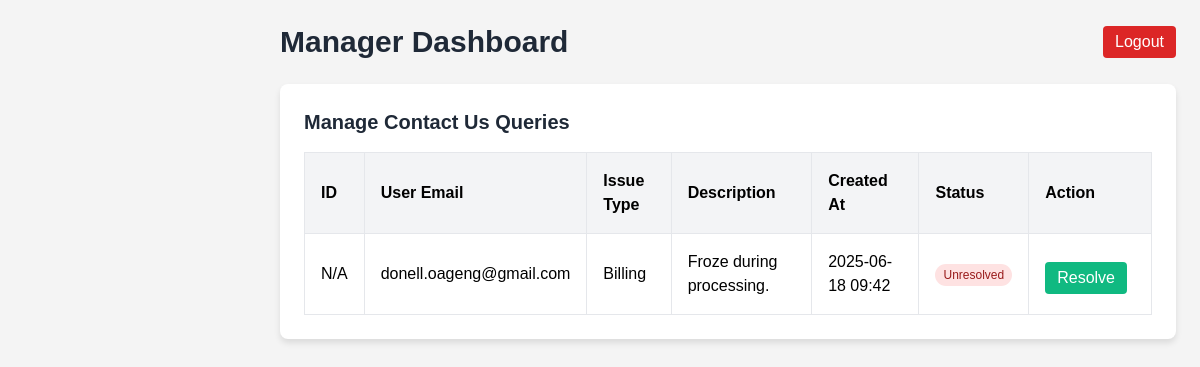
Page /manager_dashboard.php on the committed database.
### tables this page shows
CREATE TABLE IF NOT EXISTS `help_desk` (
  `query_id` int(11) NOT NULL AUTO_INCREMENT,
  `user_email` varchar(255) NOT NULL,
  `issue_type` varchar(100) NOT NULL,
  `description` text NOT NULL,
  `created_at` timestamp NOT NULL DEFAULT current_timestamp(),
  `resolution_notes` text DEFAULT NULL,
  `is_resolved` tinyint(1) DEFAULT 0,
  `resolved_at` timestamp NULL DEFAULT NULL,
  PRIMARY KEY (`query_id`)
);

### manager_dashboard.php (the view, shortened to what this page needs)
<?php
$servername = "localhost";
$username = "root";
$password = "";
$dbname = "ubuntu_tech";
try {
    $conn = new PDO("mysql:host=$servername;dbname=$dbname", $username, $password);
    $conn->setAttribute(PDO::ATTR_ERRMODE, PDO::ERRMODE_EXCEPTION);
} catch(PDOException $e) {
    die("Connection failed: " . $e->getMessage());
}
$stmt = $conn->prepare("SELECT * FROM help_desk ORDER BY created_at DESC");
$stmt->execute();
$queries = $stmt->fetchAll(PDO::FETCH_ASSOC);
?>
<!DOCTYPE html>
<html lang="en">
<head>
    <link href="https://cdn.jsdelivr.net/npm/tailwindcss@2.2.19/dist/tailwind.min.css" rel="stylesheet">
    <link rel="stylesheet" href="https://cdnjs.cloudflare.com/ajax/libs/font-awesome/6.0.0-beta3/css/all.min.css">
</head>
<body class="ml-16 sm:ml-64 p-6">
    <div class="header flex justify-between items-center mb-6">
        <h1 class="text-3xl font-bold text-gray-800">Manager Dashboard</h1>
        <form method="post" class="inline-block">
            <button type="submit" name="logout" class="logout-btn">Logout</button>
        </form>
    </div>
    <div class="panel p-6 rounded-lg shadow-md mb-6">
        <h2 class="text-xl font-semibold text-gray-800 mb-4">Manage Contact Us Queries</h2>
        <div class="table-container max-w-full overflow-x-auto">
            <table class="w-full border-collapse">
                <thead>
                    <tr>
                        <th class="bg-gray-100 font-semibold border border-gray-200 p-4 text-left">ID</th>
                        <th class="bg-gray-100 font-semibold border border-gray-200 p-4 text-left">User Email</th>
                        <th class="bg-gray-100 font-semibold border border-gray-200 p-4 text-left">Issue Type</th>
                        <th class="bg-gray-100 font-semibold border border-gray-200 p-4 text-left">Description</th>
                        <th class="bg-gray-100 font-semibold border border-gray-200 p-4 text-left">Created At</th>
                        <th class="bg-gray-100 font-semibold border border-gray-200 p-4 text-left">Status</th>
                        <th class="bg-gray-100 font-semibold border border-gray-200 p-4 text-left">Action</th>
                    </tr>
                </thead>
                <tbody>
                    <?php if (empty($queries)): ?>
                        <tr>
                            <td colspan="7" class="text-center text-gray-600 border border-gray-200 p-4">No queries found.</td>
                        </tr>
                    <?php else: ?>
                        <?php foreach ($queries as $query): ?>
                            <tr class="hover:bg-gray-50">
                                <td class="border border-gray-200 p-4"><?php echo htmlspecialchars($query['id'] ?? 'N/A'); ?></td>
                                <td class="border border-gray-200 p-4"><?php echo htmlspecialchars($query['user_email'] ?? 'N/A'); ?></td>
                                <td class="border border-gray-200 p-4"><?php echo htmlspecialchars($query['issue_type'] ?? 'N/A'); ?></td>
                                <td class="border border-gray-200 p-4"><?php echo htmlspecialchars($query['description'] ?? 'N/A'); ?></td>
                                <td class="border border-gray-200 p-4"><?php echo date('Y-m-d H:i', strtotime($query['created_at'] ?? 'now')); ?></td>
                                <td class="border border-gray-200 p-4">
                                    <span class="<?php echo (isset($query['is_resolved']) && $query['is_resolved']) ? 'status-resolved' : 'status-unresolved'; ?>">
                                        <?php echo (isset($query['is_resolved']) && $query['is_resolved']) ? 'Resolved' : 'Unresolved'; ?>
                                    </span>
                                </td>
                                <td class="border border-gray-200 p-4">
                                    <?php if (!isset($query['is_resolved']) || !$query['is_resolved']): ?>
                                        <form method="post" class="action-form inline-block">
                                            <button type="button" class="resolve-btn" onclick="document.getElementById('resolveForm<?php echo htmlspecialchars($query['id'] ?? ''); ?>').style.display='block'; this.style.display='none';">Resolve</button>
                                        </form>
                                    <?php else: ?>
                                        <span class="text-gray-500">Action Completed</span>
                                    <?php endif; ?>
                                </td>
                            </tr>
                        <?php endforeach; ?>
                    <?php endif; ?>
                </tbody>
            </table>
        </div>
    </div>
</body>
</html>

### manager_dashboard.php (style rules this page uses)
body { font-family: Arial, sans-serif; background-color: #f4f4f4; }
.panel { background-color: #ffffff; border-radius: 0.5rem; box-shadow: 0 4px 6px rgba(0, 0, 0, 0.1); }
.table-container { max-width: 100%; overflow-x: auto; }
table { border-collapse: collapse; width: 100%; }
th, td { border: 1px solid #e5e7eb; padding: 1rem; text-align: left; }
th { background-color: #f3f4f6; font-weight: 600; }
.delete-btn, .logout-btn { background-color: #dc2626; color: #ffffff; padding: 0.25rem 0.75rem; border-radius: 0.25rem; transition: background-color 0.2s; }
.resolve-btn { background-color: #10b981; color: #ffffff; padding: 0.25rem 0.75rem; border-radius: 0.25rem; transition: background-color 0.2s; }
.status-unresolved { background-color: #fee2e2; color: #991b1b; padding: 0.25rem 0.5rem; border-radius: 9999px; font-size: 0.75rem; }
.header { margin-bottom: 1.5rem; }
.action-form { display: inline-block; margin-top: 0.5rem; }
.action-form button { margin-right: 0.5rem; }

### rows in the picture
help_desk: id "N/A", user_email "donell.oageng@gmail.com", issue_type "Billing", description "Froze during processing.", created_at "2025-06-18 09:42", is_resolved "Unresolved"
